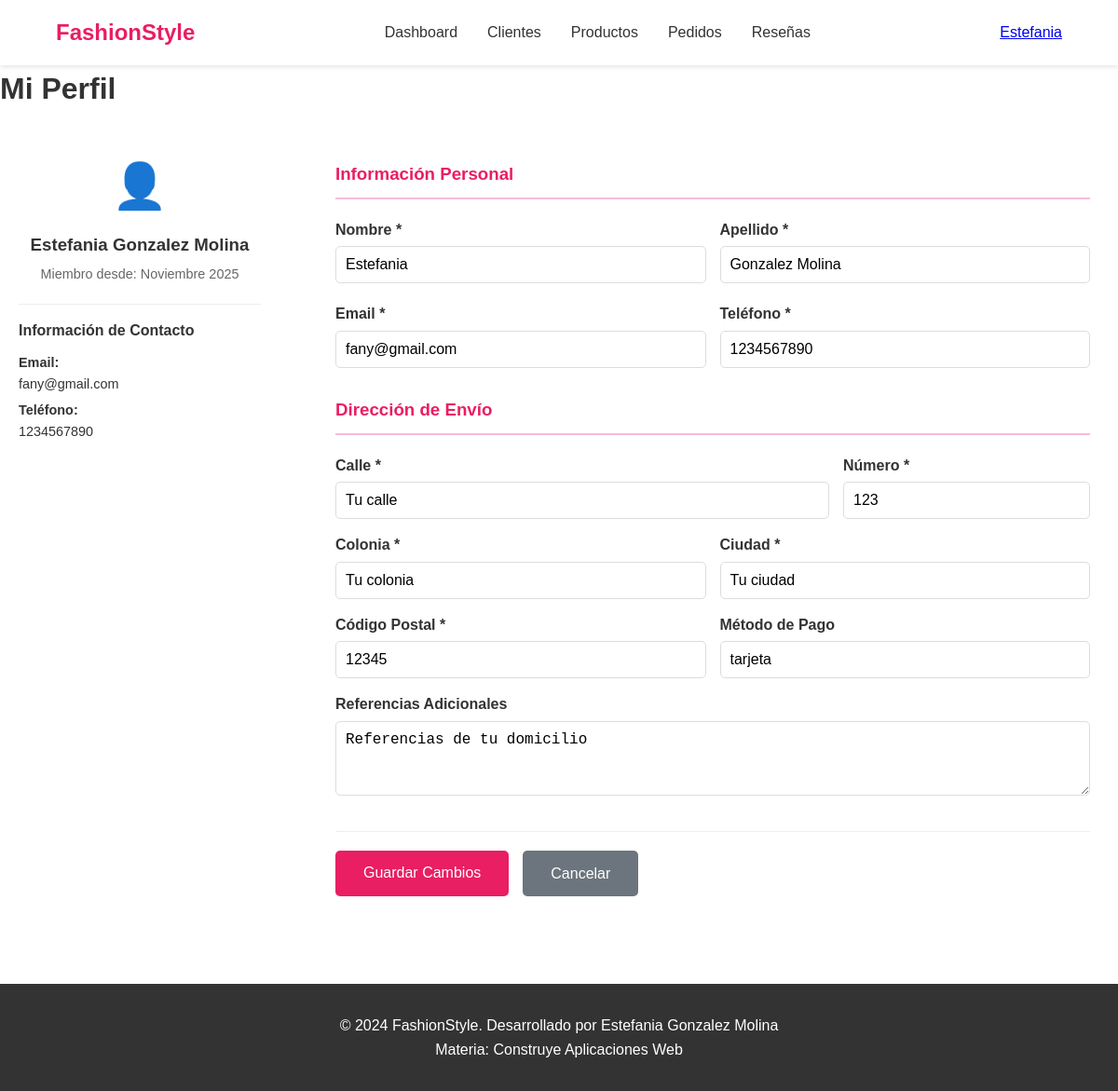
Screenshot of /perfil/ (signed in) with the database file from the repository.
### tienda/models.py (models this page shows, shortened)
class Usuario(AbstractUser):
    TIPO_USUARIO = [
        ('admin', 'Administrador'),
        ('cliente', 'Cliente'),
    ]
    tipo_usuario = models.CharField(max_length=10, choices=TIPO_USUARIO, default='cliente')
    telefono = models.CharField(max_length=15, blank=True)
    calle = models.CharField(max_length=100, blank=True)
    numero_casa = models.CharField(max_length=10, blank=True)
    colonia = models.CharField(max_length=100, blank=True)
    ciudad = models.CharField(max_length=100, blank=True)
    codigo_postal = models.CharField(max_length=10, blank=True)
    descripcion_direccion = models.TextField(blank=True)
    fecha_registro = models.DateTimeField(auto_now_add=True)
    metodo_pago = models.CharField(max_length=50, blank=True)

### tienda/views.py (the view)
# urls.py: path('perfil/', views.perfil_usuario, name='perfil_usuario'),
@login_required
def perfil_usuario(request):
    print("=== DEBUG PERFIL ===")
    print(f"Usuario: {request.user.username}")
    print(f"Datos del usuario: {request.user.first_name} {request.user.last_name}")
    if request.method == 'POST':
        print("Método POST recibido")
        form = PerfilForm(request.POST, instance=request.user)
        if form.is_valid():
            print("Formulario válido, guardando...")
            form.save()
            messages.success(request, 'Perfil actualizado exitosamente')
            return redirect('perfil_usuario')
        else:
            print("Formulario inválido:", form.errors)
    else:
        print("Método GET - Mostrando formulario")
        form = PerfilForm(instance=request.user)
        print("Datos en el formulario:")
        for field in form:
            print(f"{field.name}: '{field.value()}'")
    return render(request, 'tienda/perfil.html', {'form': form})

### tienda/templates/tienda/perfil.html (shortened to what this page needs)
{% extends "tienda/base.html" %}
{% block content %}
<div class="container">
    <h1>Mi Perfil</h1>
    <div style="display: grid; grid-template-columns: 300px 1fr; gap: 30px; margin-top: 20px;">
        <div style="background: white; padding: 20px; border-radius: 10px; height: fit-content;">
            <div style="text-align: center; margin-bottom: 20px;">
                <div style="font-size: 3rem; color: #e91e63;">👤</div>
                <h3 style="margin: 10px 0 5px 0;">{{ user.get_full_name }}</h3>
                <p style="color: #666; margin: 0; font-size: 0.9rem;">
                    Miembro desde: {{ user.fecha_registro|date:"F Y" }}
                </p>
            </div>
            <div style="border-top: 1px solid #eee; padding-top: 15px;">
                <h4 style="margin-bottom: 10px;">Información de Contacto</h4>
                <p style="margin: 5px 0; font-size: 0.9rem;">
                    <strong>Email:</strong><br>{{ user.email }}
                </p>
                <p style="margin: 5px 0; font-size: 0.9rem;">
                    <strong>Teléfono:</strong><br>{{ user.telefono|default:"No proporcionado" }}
                </p>
            </div>
        </div>
        <div style="background: white; padding: 30px; border-radius: 10px;">
            <form method="post">
                <h3 style="color: #e91e63; margin-bottom: 20px; border-bottom: 2px solid #f8bbd9; padding-bottom: 10px;">
                    Información Personal
                </h3>
                <div style="display: grid; grid-template-columns: 1fr 1fr; gap: 15px; margin-bottom: 20px;">
                    <div>
                        <label style="display: block; margin-bottom: 5px; font-weight: bold;">Nombre *</label>
                        {{ form.first_name }}
                    </div>
                    <div>
                        <label style="display: block; margin-bottom: 5px; font-weight: bold;">Apellido *</label>
                        {{ form.last_name }}
                    </div>
                </div>
                <div style="display: grid; grid-template-columns: 1fr 1fr; gap: 15px; margin-bottom: 20px;">
                    <div>
                        <label style="display: block; margin-bottom: 5px; font-weight: bold;">Email *</label>
                        {{ form.email }}
                    </div>
                    <div>
                        <label style="display: block; margin-bottom: 5px; font-weight: bold;">Teléfono *</label>
                        {{ form.telefono }}
                    </div>
                </div>
                <h3 style="color: #e91e63; margin: 30px 0 20px 0; border-bottom: 2px solid #f8bbd9; padding-bottom: 10px;">
                    Dirección de Envío
                </h3>
                <div style="display: grid; grid-template-columns: 2fr 1fr; gap: 15px; margin-bottom: 15px;">
                    <div>
                        <label style="display: block; margin-bottom: 5px; font-weight: bold;">Calle *</label>
                        {{ form.calle }}
                    </div>
                    <div>
                        <label style="display: block; margin-bottom: 5px; font-weight: bold;">Número *</label>
                        {{ form.numero_casa }}
                    </div>
                </div>
                <div style="display: grid; grid-template-columns: 1fr 1fr; gap: 15px; margin-bottom: 15px;">
                    <div>
                        <label style="display: block; margin-bottom: 5px; font-weight: bold;">Colonia *</label>
                        {{ form.colonia }}
                    </div>
                    <div>
                        <label style="display: block; margin-bottom: 5px; font-weight: bold;">Ciudad *</label>
                        {{ form.ciudad }}
                    </div>
                </div>
                <div style="display: grid; grid-template-columns: 1fr 1fr; gap: 15px; margin-bottom: 15px;">
                    <div>
                        <label style="display: block; margin-bottom: 5px; font-weight: bold;">Código Postal *</label>
                        {{ form.codigo_postal }}
                    </div>
                    <div>
                        <label style="display: block; margin-bottom: 5px; font-weight: bold;">Método de Pago</label>
                        {{ form.metodo_pago }}
                    </div>
                </div>
                <div style="margin-bottom: 20px;">
                    <label style="display: block; margin-bottom: 5px; font-weight: bold;">Referencias Adicionales</label>
                    {{ form.descripcion_direccion }}
                </div>
                <div style="display: flex; gap: 15px; margin-top: 30px; padding-top: 20px; border-top: 1px solid #eee;">
                    <button type="submit"
                            style="background: #e91e63; color: white; padding: 12px 30px; border: none; border-radius: 5px; cursor: pointer; font-size: 1rem;">
                        Guardar Cambios
                    </button>
                    <a href="{% url 'tienda_home' %}"
                       style="background: #6c757d; color: white; padding: 12px 30px; text-decoration: none; border-radius: 5px; font-size: 1rem;">
                        Cancelar
                    </a>
                </div>
            </form>
        </div>
    </div>
</div>
{% endblock %}

### tienda/templates/tienda/base.html (shortened to what this page needs)
<!DOCTYPE html>
<html lang="es">
<head>
    {% load static %}
    <link rel="stylesheet" href="{% static 'css/style.css' %}">
    <link href="https://cdnjs.cloudflare.com/ajax/libs/font-awesome-6.0.0/css/all.min.css" rel="stylesheet">
</head>
<body>
    <header>
        <nav class="navbar">
            <div class="nav-brand">
                <a href="{% url 'index' %}">FashionStyle</a>
            </div>
            <ul class="nav-menu">
                {% if user.is_authenticated %}
                    {% if user.tipo_usuario == 'admin' %}
                        <li><a href="{% url 'admin_dashboard' %}">Dashboard</a></li>
                        <li><a href="{% url 'gestion_clientes' %}">Clientes</a></li>
                        <li><a href="{% url 'gestion_productos' %}">Productos</a></li>
                        <li><a href="{% url 'gestion_pedidos' %}">Pedidos</a></li>
                        <li><a href="{% url 'gestion_resenas' %}">Reseñas</a></li>
                    {% endif %}
                {% endif %}
            </ul>
            <div class="nav-actions">
                {% if user.is_authenticated %}
                    <div class="dropdown">
                        <a href="#" class="nav-user"> {{ user.username }}</a>
                    </div>
                {% else %}
                    <a href="{% url 'login' %}" class="btn btn-outline">Iniciar Sesión</a>
                    <a href="{% url 'registro' %}" class="btn btn-primary">Registrarse</a>
                {% endif %}
            </div>
        </nav>
    </header>
    <main>
        {% block content %}
        {% endblock %}
    </main>
    <footer>
        <div class="footer-content">
            <p>&copy; 2024 FashionStyle. Desarrollado por Estefania Gonzalez Molina</p>
            <p>Materia: Construye Aplicaciones Web</p>
        </div>
    </footer>
</body>
</html>

### static/css/style.css (style rules this page uses)
:root { --primary-color: #e91e63; --secondary-color: #f8bbd9; --accent-color: #ad1457; --text-color: #333; --bg-color: #fff; --border-color: #ddd; --success-color: #4caf50; --warning-color: #ff9800; --error-color: #f44336; }
* { margin: 0; padding: 0; box-sizing: border-box; }
body { font-family: 'Arial', sans-serif; line-height: 1.6; color: var(--text-color); background-color: var(--bg-color); }
.navbar { display: flex; justify-content: space-between; align-items: center; padding: 1rem 5%; background-color: var(--bg-color); box-shadow: 0 2px 5px rgba(0,0,0,0.1); }
.nav-brand a { font-size: 1.5rem; font-weight: bold; color: var(--primary-color); text-decoration: none; }
.nav-menu { display: flex; list-style: none; gap: 2rem; }
.nav-menu a { text-decoration: none; color: var(--text-color); transition: color 0.3s; }
.dropdown { position: relative; }
footer { background-color: #333; color: white; text-align: center; padding: 2rem; margin-top: 4rem; }

### tienda/templates/tienda/perfil.html (style rules this page uses)
input, select, textarea { width: 100%; padding: 10px; border: 1px solid #ddd; border-radius: 5px; font-size: 1rem; box-sizing: border-box; }
textarea { resize: vertical; min-height: 80px; }
label { color: #333; }

### rows the page displays
Usuario: username "Estefania", get_full_name "Estefania Gonzalez Molina", fecha_registro "Noviembre 2025", email "fany@gmail.com", telefono "1234567890", first_name "Estefania", last_name "Gonzalez Molina", calle "Tu calle", numero_casa "123", colonia "Tu colonia", ciudad "Tu ciudad", codigo_postal "12345", metodo_pago "tarjeta", descripcion_direccion "Referencias de tu domicilio"
